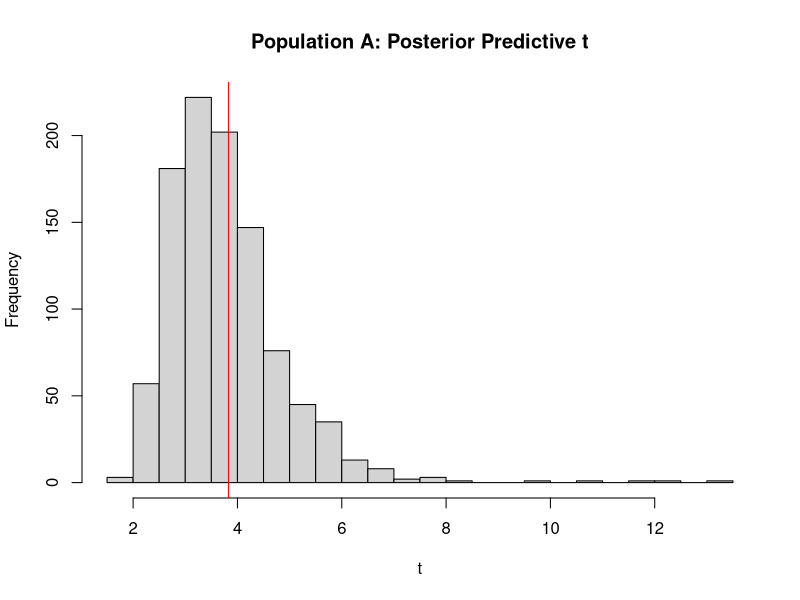
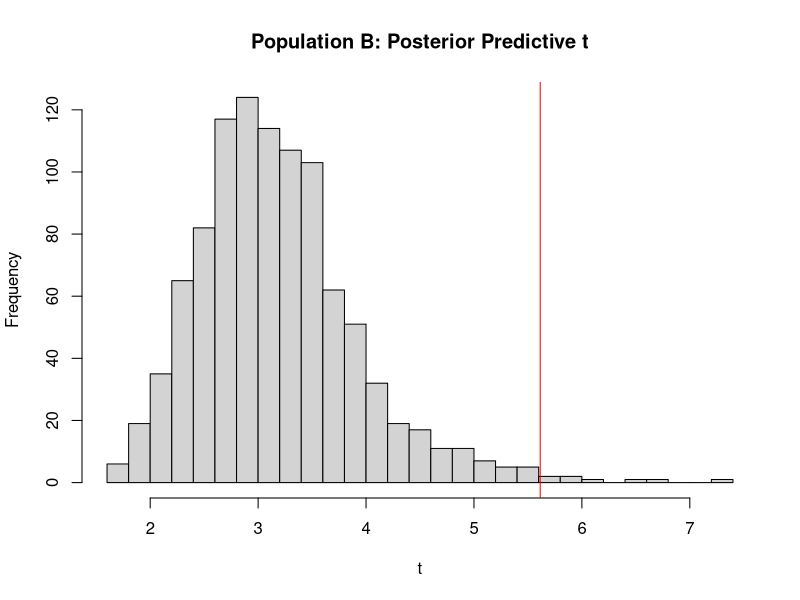
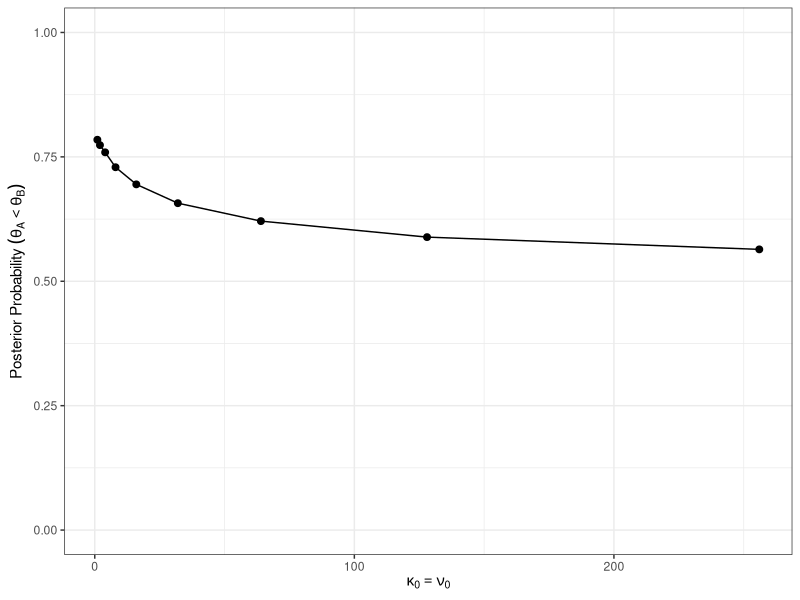

Here is the R script that generated these plots, in order:
## ---- chunk 1
set.seed(123)
S <- 1000

y_A <- c(12,9,12,14,13,13,15,8,15,6)
sy_A <- sum(y_A); n_A <- length(y_A)

y_B <- c(11,11,10,9,9,8,7,10,6,8,8,9,7)
sy_B <- sum(y_B); n_B <- length(y_B)

#Prior A
a_A <- 120
b_A <- 10

#Prior B
a_B <- 12
b_B <- 1

post_a_A <- a_A + sy_A
post_b_A <- n_A + b_A

post_a_B <- a_B + sy_B
post_b_B <- n_B + b_B

# Population A
theta_A <- rgamma(S, post_a_A, post_b_A)
yA_rep <- sapply(theta_A, function(lambda) rpois(n_A, lambda))
t_rep_A <- apply(yA_rep, 2, function(y) mean(y)/sd(y))
t_obs_A <- mean(y_A)/sd(y_A)

hist(t_rep_A, main="Population A: Posterior Predictive t", breaks=30, xlab="t")
abline(v=t_obs_A, col="red")
p_value_A <- mean(t_rep_A >= t_obs_A)

# Population B
theta_B <- rgamma(S, post_a_B, post_b_B)
yB_rep <- sapply(theta_B, function(lambda) rpois(n_B, lambda))
t_rep_B <- apply(yB_rep, 2, function(y) mean(y)/sd(y))
t_obs_B <- mean(y_B)/sd(y_B)

hist(t_rep_B, main="Population B: Posterior Predictive t", breaks=30, xlab="t")
abline(v=t_obs_B, col="red")
p_value_B <- mean(t_rep_B >= t_obs_B)

cat("Bayesian p-value (A):", p_value_A, "\nBayesian p-value (B):", p_value_B)
## ---- chunk 2
library(ggplot2)

sample_posterior <- function(ybar, s, n, 
                             mu0, k0, alpha0, beta0, 
                             M = 10000) {
  
  kn     <- k0 + n
  mun    <- (k0 * mu0 + n * ybar) / kn
  SS     <- (n - 1) * s^2
  
  alpha_n <- alpha0 + n/2
  beta_n  <- beta0 + 0.5 * (
    SS + (k0 * n / kn) * (ybar - mu0)^2
  )
  
  # Sample posterior for sigma^2
  sigma2_draws <- 1 / rgamma(M, shape = alpha_n, rate = beta_n)
  
  # Sample posterior for theta 
  theta_draws <- rnorm(M, mean = mun, sd = sqrt(sigma2_draws / kn))
  
  return(theta_draws)
}

nA     <- 16
ybarA  <- 75.2
sA     <- 7.3

nB     <- 16
ybarB  <- 77.5
sB     <- 8.1


mu0       <- 75
sigma0_sq <- 100  

kappa_vals <- c(1, 2, 4, 8, 16, 32, 64, 128, 256)


M <- 100000  

results <- data.frame(k0 = integer(), nu0 = integer(), prob = double())

for (k0 in kappa_vals) {
  
  # nu0 = k0
  nu0    <- k0
  alpha0 <- nu0 / 2
  beta0  <- (nu0 * sigma0_sq) / 2
  
  thetaA_draws <- sample_posterior(
    ybar = ybarA, s = sA, n = nA,
    mu0  = mu0,   k0 = k0,
    alpha0 = alpha0, beta0 = beta0,
    M = M
  )
  
  # Posterior draws for group B
  thetaB_draws <- sample_posterior(
    ybar = ybarB, s = sB, n = nB,
    mu0  = mu0,   k0 = k0,
    alpha0 = alpha0, beta0 = beta0,
    M = M
  )
  
  probA_lt_B <- mean(thetaA_draws < thetaB_draws)
  
  results <- rbind(results, 
                   data.frame(k0 = k0, 
                              nu0 = nu0,
                              prob = probA_lt_B))
}



ggplot(results, aes(x = k0, y = prob)) +
  geom_point(size = 2) +
  geom_line() +
  labs(
    x = expression(kappa[0] == nu[0]),
    y = expression("Posterior Probability"~(theta[A]<theta[B]))
  ) +
  theme_bw() +
  ylim(0,1)
